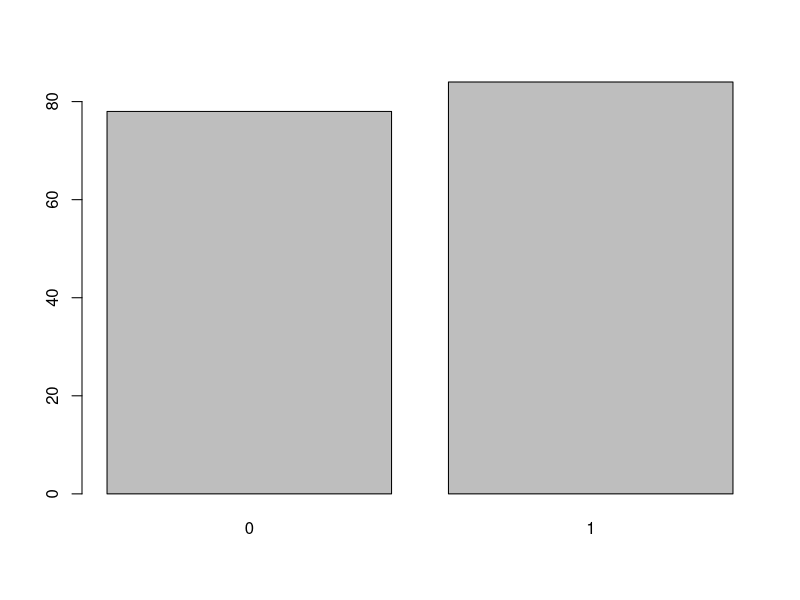
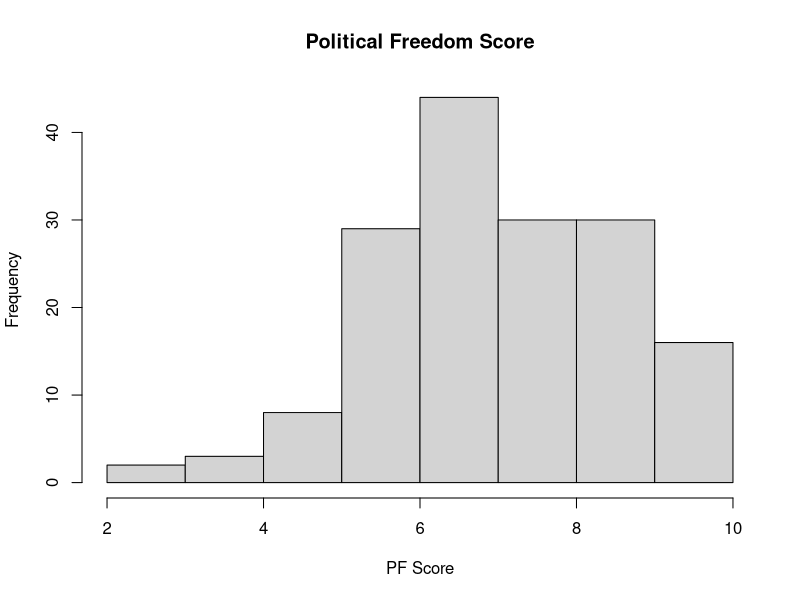
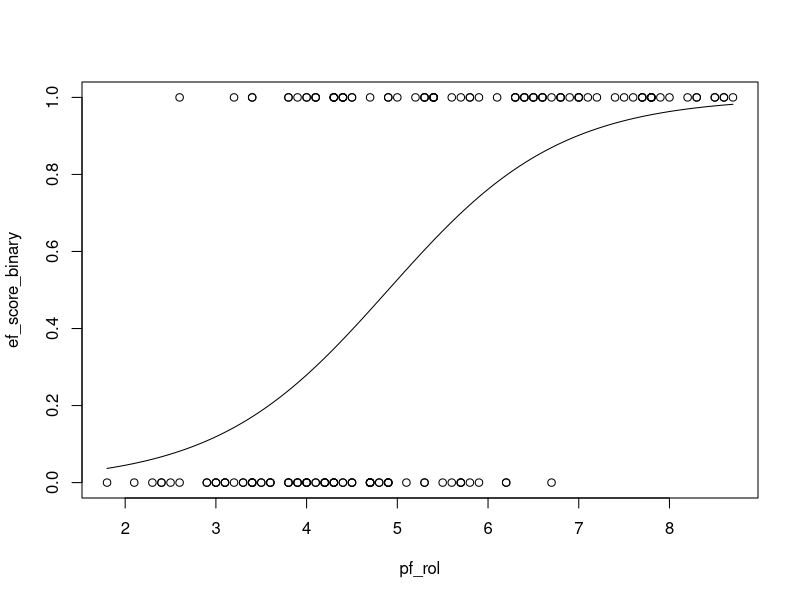
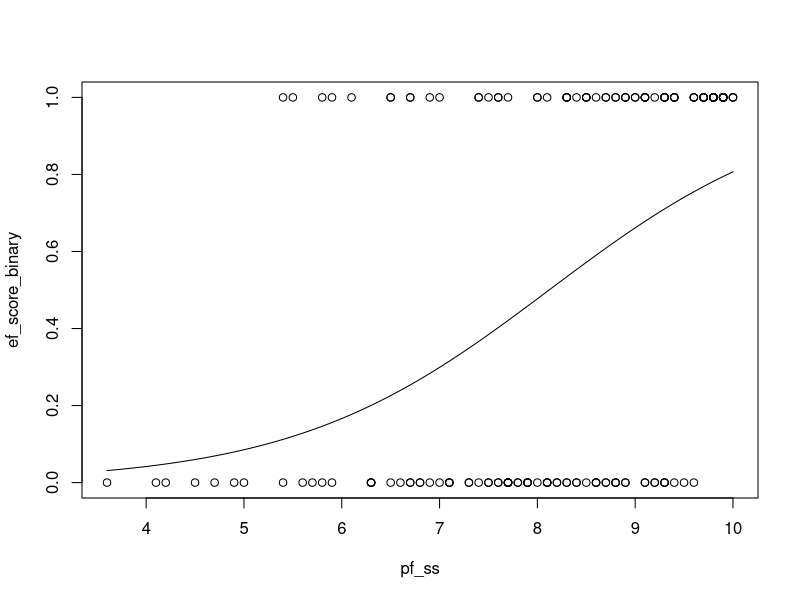
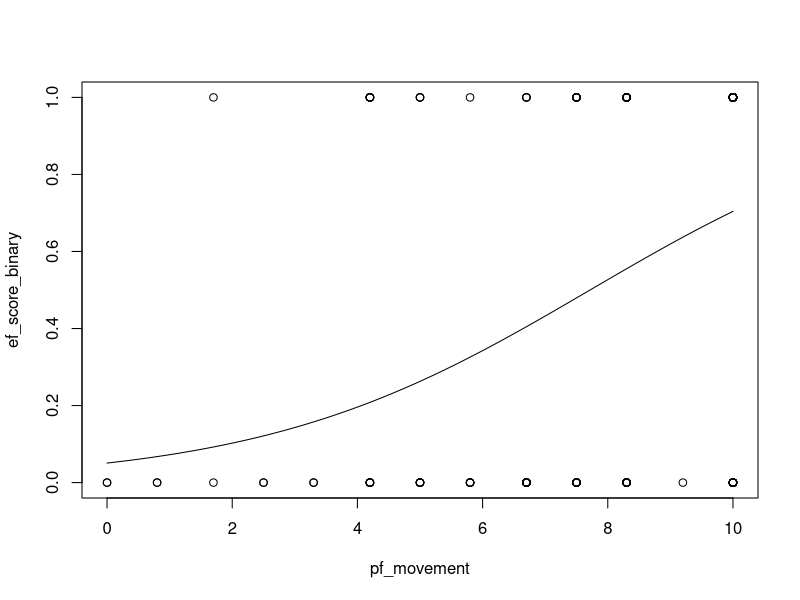
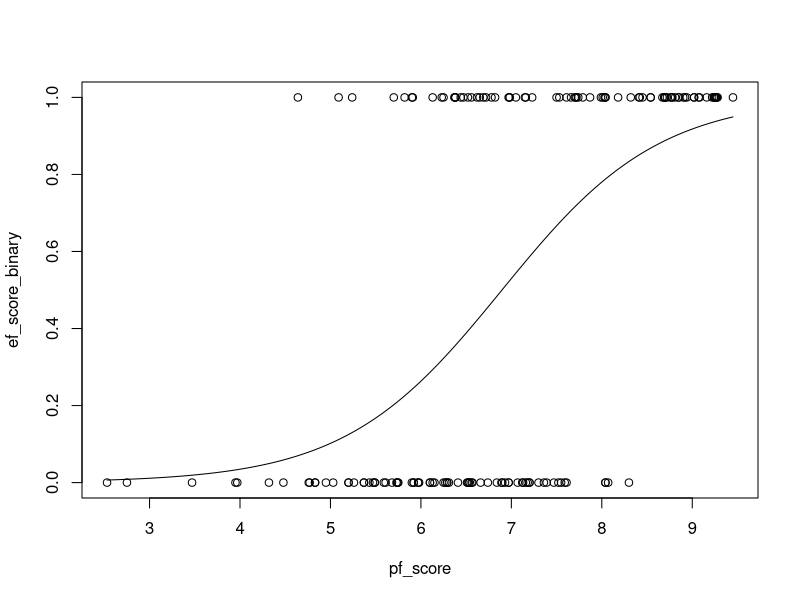

Here is the R script that generated these plots, in order:
## ---- chunk 1
knitr::opts_chunk$set(echo = TRUE)
## ---- chunk 2
#function code
plot_logistic<-function(r, predictor){
  b0<-r$coefficients[1]
  b1<-r$coefficients[2]
  min<-min(predictor)
  max<-max(predictor)
  x<-seq(min,max,0.01)
  func<-(exp(b0+b1*x))/(1+exp(b0+b1*x))
  lines(x,func)
}

r2log<-function(glm_obj) {
  glm_null<-glm(ef_score_binary~1, family = binomial())
  #likelihood ratio test statistic
  t<-2*(logLik(glm_obj)-logLik(glm_null))/162
  r2<-1-exp(-t)
  return(r2)
}

## ---- chunk 3
#read in dataset
data<-read.csv("hfi_cc_2019.csv")
data<-data[data$year=="2017",]
#predictor: political freedom
#outcome: economic freedom (binary)
#make sure both columns have no missing data
#sum(as.character(data$pf_score)=="-")==0
#sum(as.character(data$ef_score_binary)=="-")==0
ef_score<-as.numeric(as.character(data$ef_score))
mean_ef_score<-mean(ef_score)
ef_score_binary<-numeric(length(ef_score))
ef_score_binary[ef_score>mean_ef_score]<-1
ef_score_binary[ef_score<=mean_ef_score]<-0
#plot EF binary
barplot(table(ef_score_binary))
## ---- chunk 4
hist(as.numeric(as.character(data$pf_score)), main = "Political Freedom Score", xlab = "PF Score")
## ---- chunk 5
#make the columns into numerics
pf_rol<-as.numeric(as.character(data$pf_rol))
pf_ss<-as.numeric(as.character(data$pf_ss))
pf_movement<-as.numeric(as.character(data$pf_movement))
pf_score<-as.numeric(as.character(data$pf_score))
print("predictor: pf_rol, outcome: ef_score_binary")
rol<-glm(ef_score_binary~pf_rol, family = binomial)
rol$coefficients
plot(pf_rol,ef_score_binary)
plot_logistic(rol,pf_rol)
#odds ratio
OR<-exp(rol$coefficients[2])

print("predictor: pf_ss, outcome: ef_score_binary")
ss<-glm(ef_score_binary~pf_ss, family = binomial)
ss$coefficients
plot(pf_ss,ef_score_binary)
plot_logistic(ss,pf_ss)

print("predictor: pf_movement, outcome: ef_score_binary")
movement<-glm(ef_score_binary~pf_movement, family = binomial)
movement$coefficients
plot(pf_movement,ef_score_binary)
plot_logistic(movement,pf_movement)

print("predictor: pf_score, outcome: ef_score_binary")
score<-glm(ef_score_binary~pf_score, family = binomial)
score$coefficients
plot(pf_score,ef_score_binary)
plot_logistic(score,pf_score)
## ---- chunk 6
p_val<-0.05
print("Already ran univariate regression on each predictor.")
print("Now time to compare p-values:")
print("p-value rol")
print(coef(summary(rol))[,4])
print("p-value ss")
print(coef(summary(ss))[,4])
print("p-value movement")
print(coef(summary(movement))[,4])
print("They all have p-value below our threshold, 0.05.")
print("pf_rol has the lowest p-value among all the predictors,")
print("so we will make this the first variable.")
print("###Model 1:")
print("##coefficients: ")
print(rol$coefficients)
cat("##AIC: ", rol$aic)
cat("##generalized R-squared: ", r2log(rol))
print("Now we will regress ef_score_binary with pf_rol and one")
print("other variable for each other variable (pf_movement and pf_ss).")
print("p-value rol ss")
print(coef(summary(glm(ef_score_binary~pf_rol+pf_ss, family = binomial())))[,4])
print("p-value rol movement")
print(coef(summary(glm(ef_score_binary~pf_rol+pf_movement, family = binomial())))[,4])
print("The p-value for pf_ss is above threshold, so we will  eliminate it.")
print("###Model 2 (final model):")
m2<-glm(ef_score_binary~pf_rol+pf_movement, family = binomial())
print("##coefficients: ")
print(m2$coefficients)
cat("##AIC: ", m2$aic)
cat("##generalized R-squared: ", r2log(m2))
## ---- chunk 7


## ---- chunk 8

## ---- chunk 9

## ---- chunk 10

